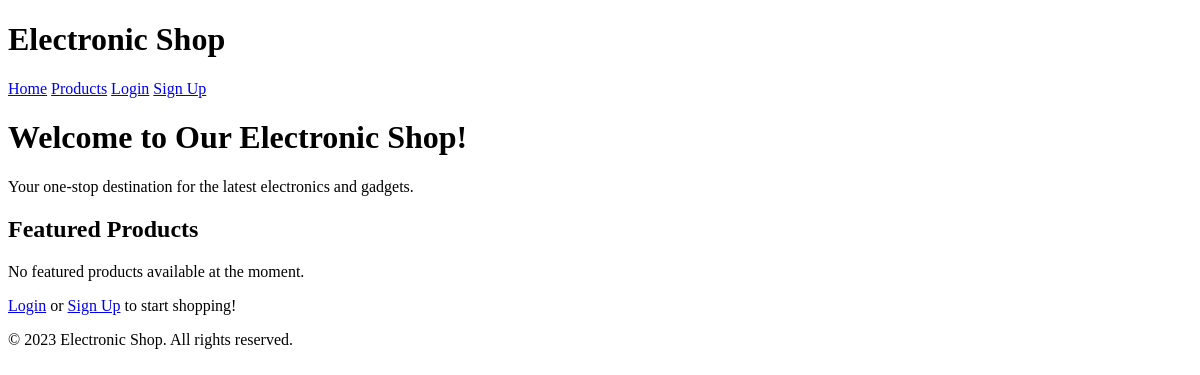
Before: / with the older database file.
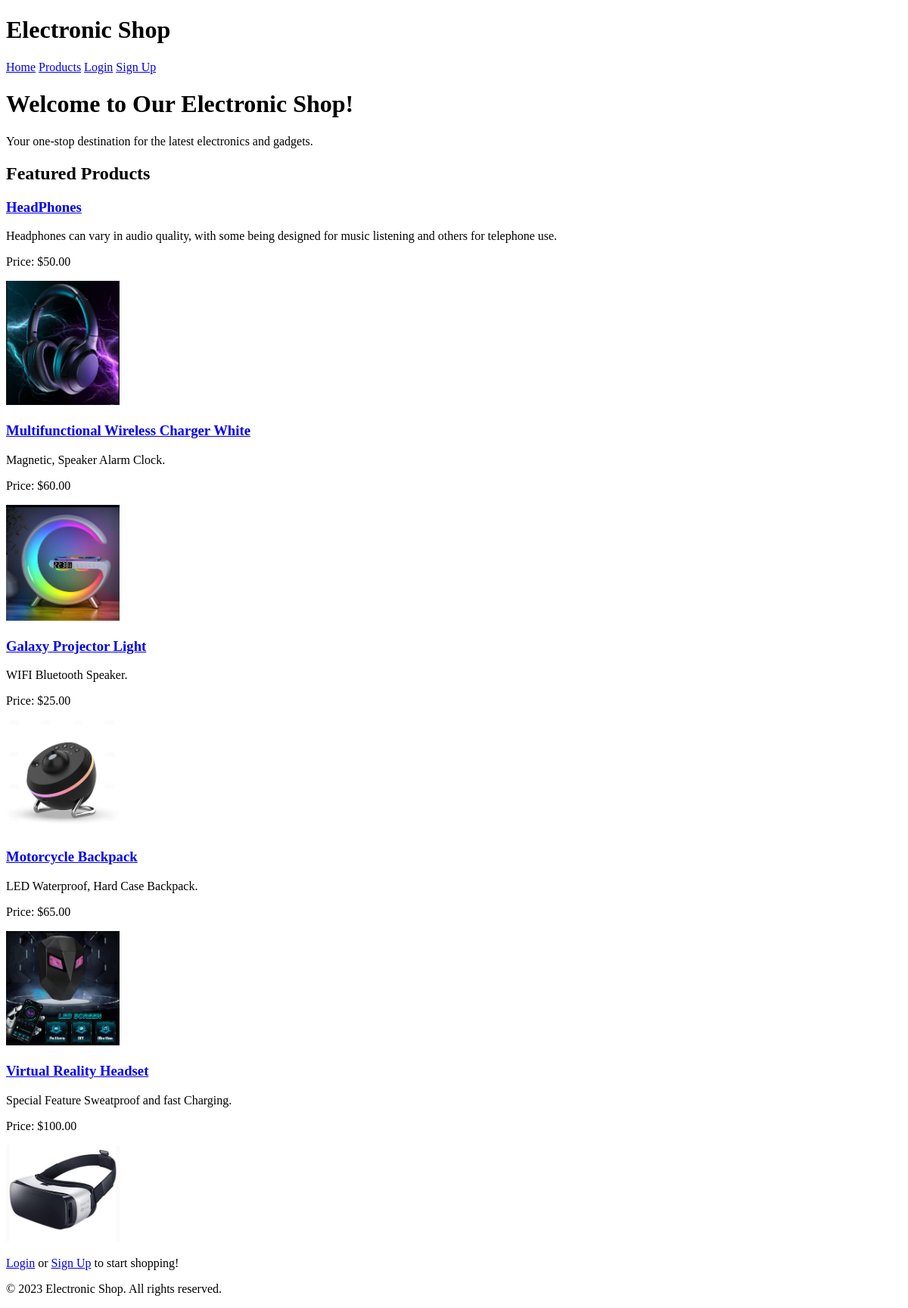
After: the same page with the newer database file.
### shop/models.py (models this page shows, shortened)
class Product(models.Model):
    name = models.CharField(max_length=100)
    description = models.TextField()
    price = models.DecimalField(max_digits=10, decimal_places=2)
    image = models.ImageField(upload_to='products/images/', null=True, blank=True)
    featured = models.BooleanField(default=False)  # Add this line

### shop/views.py (the view)
# urls.py: 2. Add a URL to urlpatterns:  path('', views.home, name='home')
def home(request):
    featured_products = Product.objects.filter(featured=True)[:5]
    return render(request, 'shop/home.html', {'featured_products': featured_products})

### shop/templates/shop/home.html
{% extends 'shop/base.html' %}
{% load static %}
{% block content %}
  <h1>Welcome to Our Electronic Shop!</h1>
  <p>Your one-stop destination for the latest electronics and gadgets.</p>
  <h2>Featured Products</h2>
  <div class="featured-products">
    {% for product in featured_products %}
      <div class="product">
        <h3><a href="{% url 'product_detail' product.pk %}">{{ product.name }}</a></h3>
        <p>{{ product.description|truncatewords:20 }}</p>
        <p>Price: ${{ product.price }}</p>
        <img src="{{ product.image.url }}" alt="{{ product.name }}" width="150">
      </div>
    {% empty %}
      <p>No featured products available at the moment.</p>
    {% endfor %}
  </div>
  <div class="auth-links">
    {% if user.is_authenticated %}
      <p>Welcome, {{ user.username }}! <a href="{% url 'logout' %}">Logout</a></p>
    {% else %}
      <p><a href="{% url 'login' %}">Login</a> or <a href="{% url 'signup' %}">Sign Up</a> to start shopping!</p>
    {% endif %}
  </div>
{% endblock %}

### shop/templates/shop/base.html (shortened to what this page needs)
{% load static %}
<!DOCTYPE html>
<html lang="en">
<head>
    <link rel="stylesheet" href="{% static 'shop/css/styles.css' %}">
</head>
<body>
    <header>
        <h1>Electronic Shop</h1>
        <nav>
            <a href="{% url 'home' %}">Home</a>
            <a href="{% url 'product_list' %}">Products</a>
            {% if user.is_authenticated %}
                <a href="{% url 'logout' %}">Logout</a>
            {% else %}
                <a href="{% url 'login' %}">Login</a>
                <a href="{% url 'signup' %}">Sign Up</a>
            {% endif %}
        </nav>
    </header>
    <main>
        {% block content %}
        {% endblock %}
    </main>
    <footer>
        <p>&copy; 2023 Electronic Shop. All rights reserved.</p>
    </footer>
</body>
</html>

Changed rows visible on the page:
now on this page (row edited): Product: name "HeadPhones", description "Headphones can vary in audio quality, with some being designed for music listening and others for telephone use.", price "50.00", image (picture)
now on this page (row edited): Product: name "Multifunctional Wireless Charger White", description "Magnetic, Speaker Alarm Clock.", price "60.00", image (picture)
now on this page (row edited): Product: name "Galaxy Projector Light", description "WIFI Bluetooth Speaker.", price "25.00", image (picture)
now on this page (row edited): Product: name "Motorcycle Backpack", description "LED Waterproof, Hard Case Backpack.", price "65.00", image (picture)
added Product: name "Virtual Reality Headset", description "Special Feature Sweatproof and fast Charging.", price "100.00", image (picture)
Other visible differences:
text no longer shown: "No featured products available at the moment."
